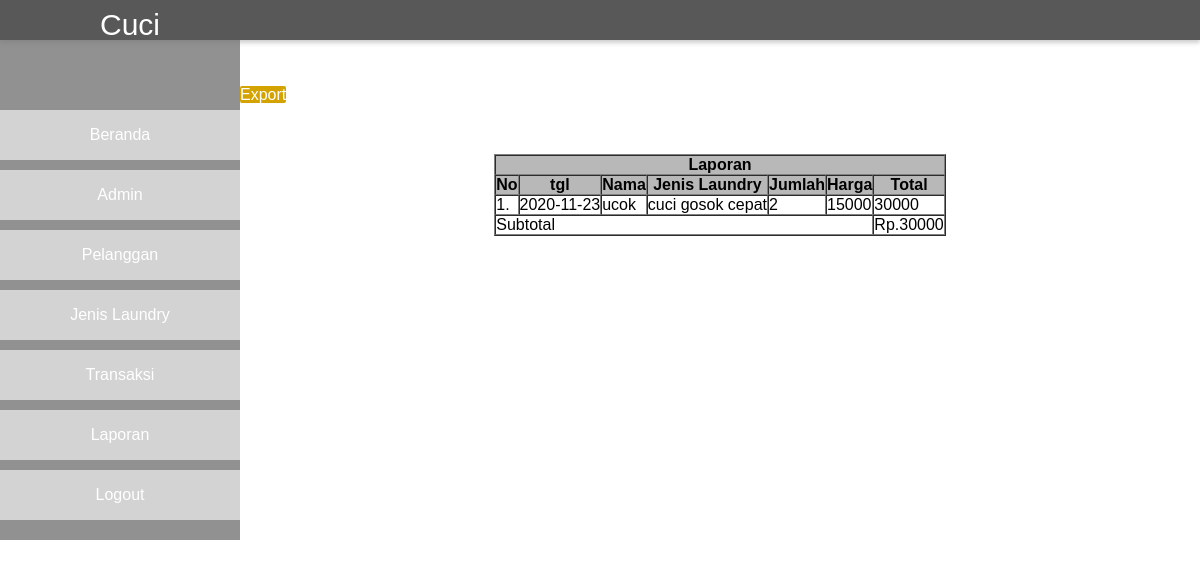
Page /admin/laporan.php (signed in) on the committed database.
### tables this page shows
CREATE TABLE `transaksi` (
  `id_transaksi` int(11) NOT NULL,
  `id_user` int(11) NOT NULL,
  `id_laundry` int(11) NOT NULL,
  `tgl_transaksi` date NOT NULL,
  `jenis_laundry` varchar(100) NOT NULL,
  `tgl_ambil` date NOT NULL,
  `waktu` varchar(50) NOT NULL,
  `jumlah` varchar(10) NOT NULL,
  `total` varchar(10) NOT NULL
);

CREATE TABLE `user` (
  `id_user` int(11) NOT NULL,
  `username` varchar(50) NOT NULL,
  `pass` varchar(8) NOT NULL,
  `nama` varchar(50) NOT NULL,
  `alamat` varchar(255) NOT NULL,
  `no_telp` varchar(20) NOT NULL,
  `email` varchar(50) NOT NULL
);

CREATE TABLE `laundry` (
  `id_laundry` int(11) NOT NULL,
  `jenis` varchar(50) NOT NULL,
  `pengerjaan` varchar(50) NOT NULL,
  `ket` varchar(50) NOT NULL,
  `harga` varchar(10) NOT NULL
);

### admin/laporan.php (the view, shortened to what this page needs)
<?php
include "../koneksi.php";
?>
<!DOCTYPE html>
<html lang="en">
<head>
    <link rel="stylesheet" href="../css/style.css">
</head>
<body>
    <div class="container">
        <header class="header-admin">
            <p class="logo-white">Cuci</p>
        </header>
        <div class="content-admin">
            <div class="sidebar">
                <ul>
                    <li><a href="home.php">Beranda</a></li>
                    <li><a href="admin.php">Admin</a></li>
                    <li><a href="user.php">Pelanggan</a></li>
                    <li><a href="laundry.php">Jenis Laundry</a></li>
                    <li><a href="transaksi.php">Transaksi</a></li>
                    <li><a href="laporan.php">Laporan</a></li>
                    <li><a href="logout_admin.php">Logout</a></li>
                </ul>
            </div>
            <div class="main">
                <div class="#tabel">
            <br><br>
                <a id="tblubah" href="report.php" target=" _blank">Export</a>
                <table border="1"  cellpadding="50px" cellspacing="0">
                    <tr collspan="8">
                            <th colspan="8">Laporan</th>
                        </tr>
                    <tr>
                    <th>No</th>
                    <th>tgl</th>
                    <th>Nama</th>
                    <th>Jenis Laundry</th>
                    <th>Jumlah</th>
                    <th>Harga</th>
                    <th>Total</th>
                    </tr>
                    <?php
                    $i= 1;
                    $subtotal= 0;
                    $query = mysqli_query($conn, "SELECT * FROM user, transaksi, laundry WHERE user.id_user=transaksi.id_user AND user.id_user=transaksi.id_user  AND laundry.id_laundry=transaksi.id_laundry ");
                    while ( $data = mysqli_fetch_array($query) )
                     {
                        $subtotal += $data['total'];
                    ?>
                        <tr>
                            <td><?php echo $i++;?>.</td>
                            <td><?php echo $data['tgl_transaksi'] ?></td>
                            <td><?php echo $data['nama'] ?></td>
                            <td><?php echo $data['jenis_laundry']?></td>
                            <td><?php echo $data['jumlah'] ?></td>
                            <td><?php echo $data['harga'] ?></td>
                            <td><?php echo $data['total'] ?></td>
                        </tr>
                    <?php } ?>
                     <tr>
                            <td colspan="6">Subtotal</td>
                            <td>Rp.<?php echo $subtotal;?></td>
                        </tr>
                    </table>
                </div>
            </div>
        </div>
    </div>
</body>
</html>

### css/style.css (style rules this page uses)
* { margin: 0; padding: 0; font-family: sans-serif; }
.container { height: 650px; position: relative; width: 100%; }
.container header { height: 70px; width: 100%; position: fixed; background-color: rgb(255, 255, 255); line-height: 70px; box-shadow: 0 3px 4px rgba(116, 116, 116, 0.336); }
.container .header-admin { height: 40px; width: 100%; background-color: #585858; z-index: 99; }
.container header .logo-white { font-size: 30px; color: #fff; line-height: 50px; padding-left: 100px; }
.container .content-admin { width: 100%; position: relative; }
.container .content-admin .sidebar { margin-top: 40px; width: 20%; height: 500px; position: fixed; background-color: #919191; color: #fff; }
.content-admin .sidebar ul { margin-top: 70px; }
.content-admin .sidebar ul li { height: 50px; background-color: #d3d3d3; margin-top: 10px; text-align: center; }
.content-admin .sidebar ul li a { text-decoration: none; line-height: 50px; color: #fff; }
.container .content-admin .main { margin-top: 50px; float: right; width: 80%; }
.container .content-admin .main table { margin: 50px auto auto auto; }
.content-admin .main table tr th, .container .content #tabel tr th { background-color: rgb(184, 184, 184); }
#tbltambah, #tblubah, #tblhapus, #tbldetail, #btnriwayat { text-decoration: none; color: #fff; border-radius: 2px; }
#tblubah { background-color: rgb(212, 163, 0); }

### rows in the picture
transaksi: tgl_transaksi "2020-11-23", id_user.nama "ucok", jenis_laundry "cuci gosok cepat", jumlah "2", id_laundry.harga "15000", total "30000"

### other values in the picture
$subtotal "30000"
